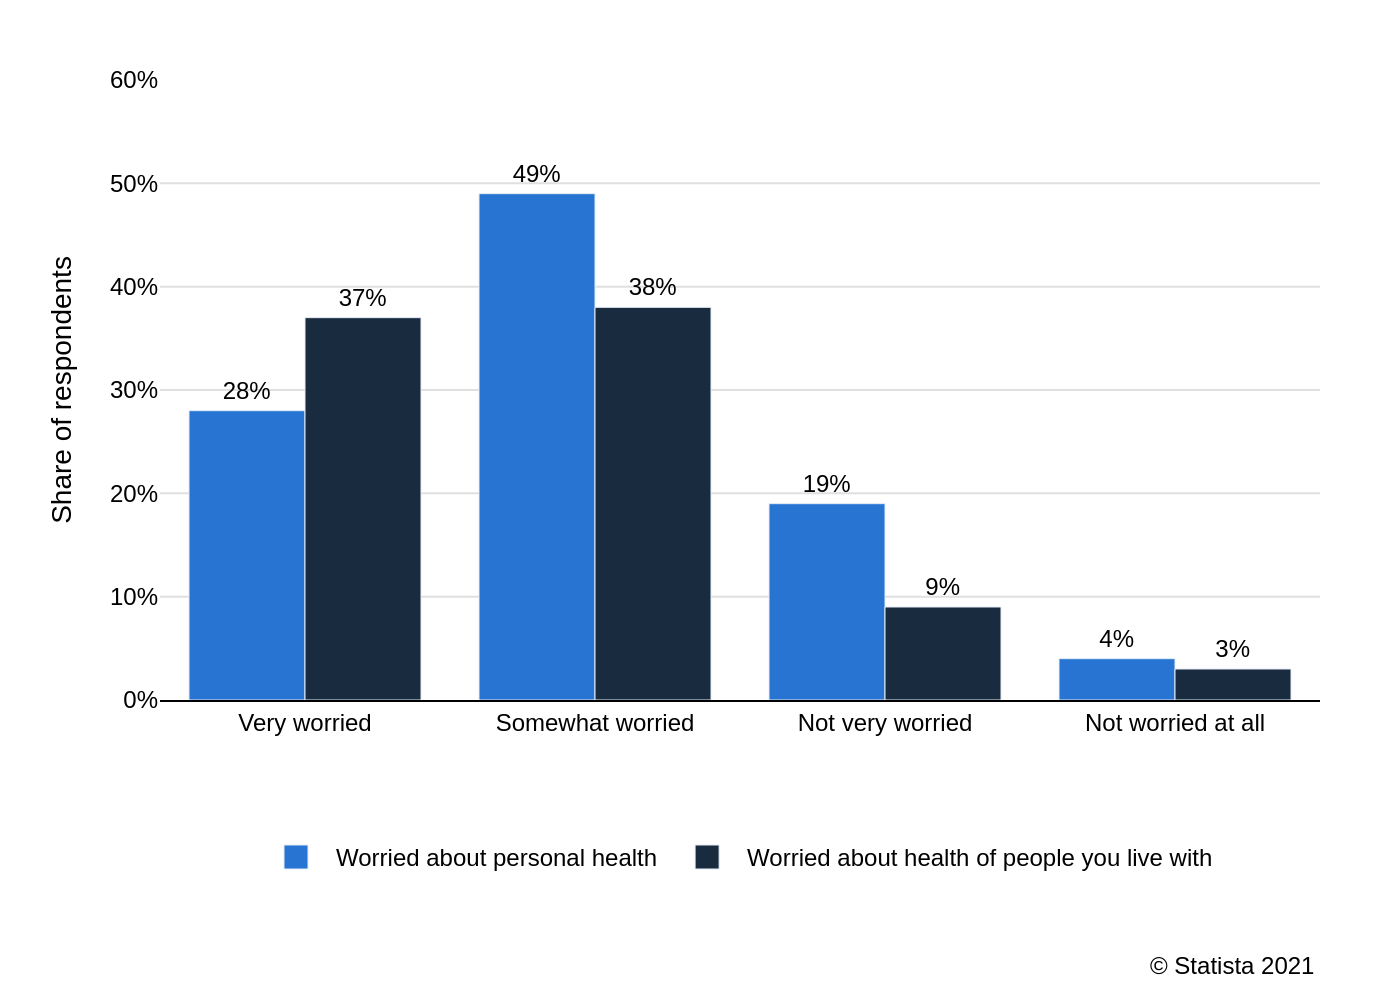

Write Python code to recreate this figure.
import sys
import json
import os
import plotly.graph_objects as go

# --- 1. Load data from JSON file ---
if len(sys.argv) != 2:
    print("Usage: python generate_chart.py <path_to_json_file>")
    sys.exit(1)

json_path = sys.argv[1]

try:
    with open(json_path, 'r', encoding='utf-8') as f:
        chart_config = json.load(f)
except FileNotFoundError:
    print(f"Error: JSON file not found at {json_path}")
    sys.exit(1)
except json.JSONDecodeError:
    print(f"Error: Could not decode JSON from {json_path}")
    sys.exit(1)

chart_data = chart_config['chart_data']
texts = chart_config['texts']
colors = chart_config['colors']

# --- 2. Create the chart figure ---
fig = go.Figure()

# --- 3. Add data series (traces) to the figure ---
for i, series in enumerate(chart_data['series']):
    fig.add_trace(go.Bar(
        x=chart_data['categories'],
        y=series['data'],
        name=series['name'],
        marker_color=colors[i],
        text=[f"{val}%" for val in series['data']],
        textposition='outside',
        textfont=dict(family="Arial", size=12, color='black'),
        cliponaxis=False
    ))

# --- 4. Update layout, styling, and annotations ---
fig.update_layout(
    barmode='group',
    plot_bgcolor='white',
    paper_bgcolor='white',
    font=dict(family="Arial", size=12, color='black'),
    title=dict(
        text=texts['title']['text'] if texts.get('title') and texts['title'].get('text') else None
    ),
    xaxis=dict(
        title_text=texts['x_axis_title'],
        showgrid=False,
        showline=True,
        linewidth=1,
        linecolor='black',
        tickfont=dict(size=12)
    ),
    yaxis=dict(
        title_text=texts['y_axis_title'],
        range=[0, 60],
        ticksuffix='%',
        showgrid=True,
        gridcolor='#e0e0e0',
        gridwidth=1,
        zeroline=False
    ),
    legend=dict(
        orientation="h",
        yanchor="bottom",
        y=-0.3,  # Position legend below x-axis
        xanchor="center",
        x=0.5
    ),
    margin=dict(l=80, r=40, t=40, b=150), # Increased bottom margin for legend and source
    annotations=[
        dict(
            xref='paper',
            yref='paper',
            x=1.0,
            y=-0.4,
            xanchor='right',
            yanchor='top',
            text=texts['source'],
            showarrow=False,
            font=dict(family="Arial", size=12)
        )
    ]
)

# Adjust bar text position for better visibility
fig.update_traces(textangle=0, textfont_size=12)

# --- 5. Output the chart as a PNG file ---
base_filename = os.path.splitext(os.path.basename(json_path))[0]
output_directory = os.path.dirname(json_path)
output_filename = os.path.join(output_directory, f"{base_filename}.png")

try:
    fig.write_image(output_filename, scale=2)
    print(f"Chart successfully generated and saved to {output_filename}")
except Exception as e:
    print(f"Error writing image file: {e}")
    sys.exit(1)
